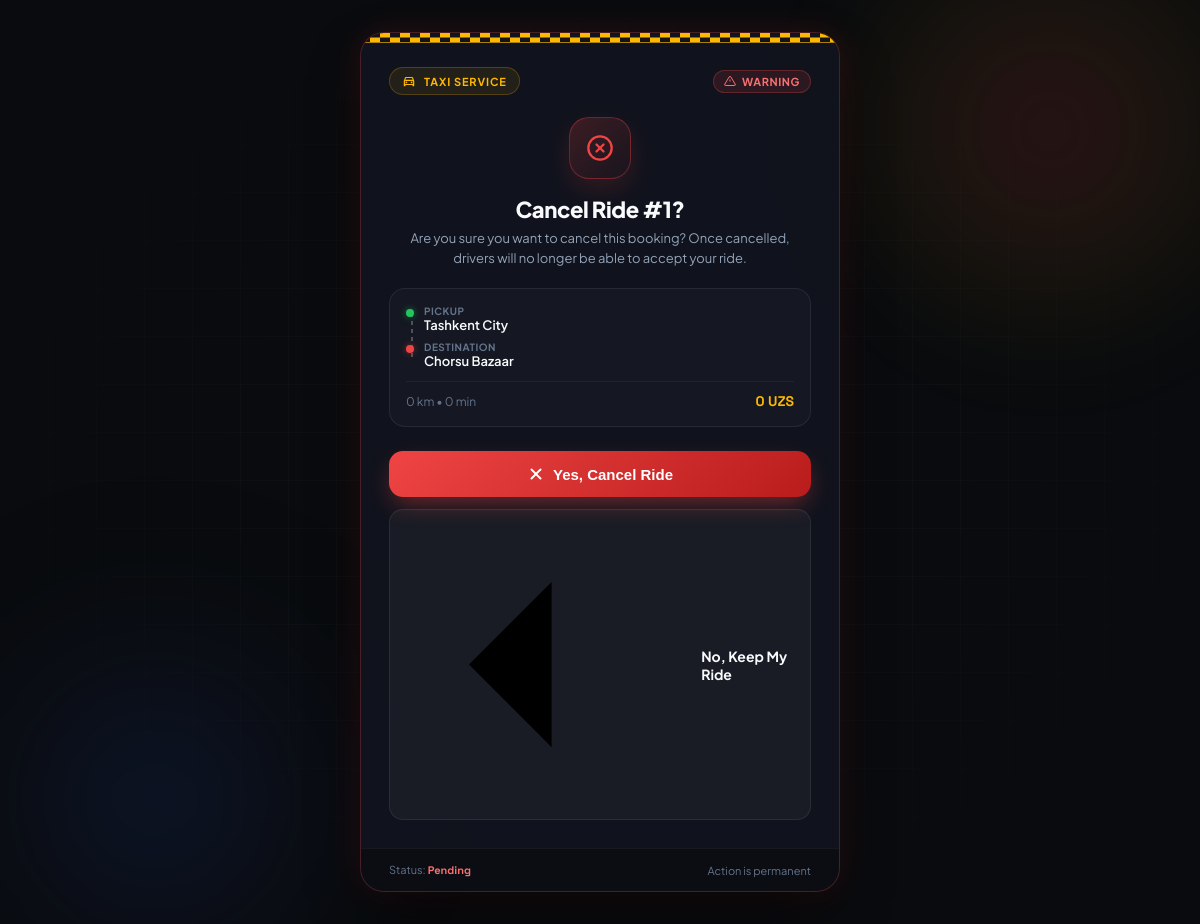
/rides/1/cancel/ (signed in), run on an earlier commit of the app's database.
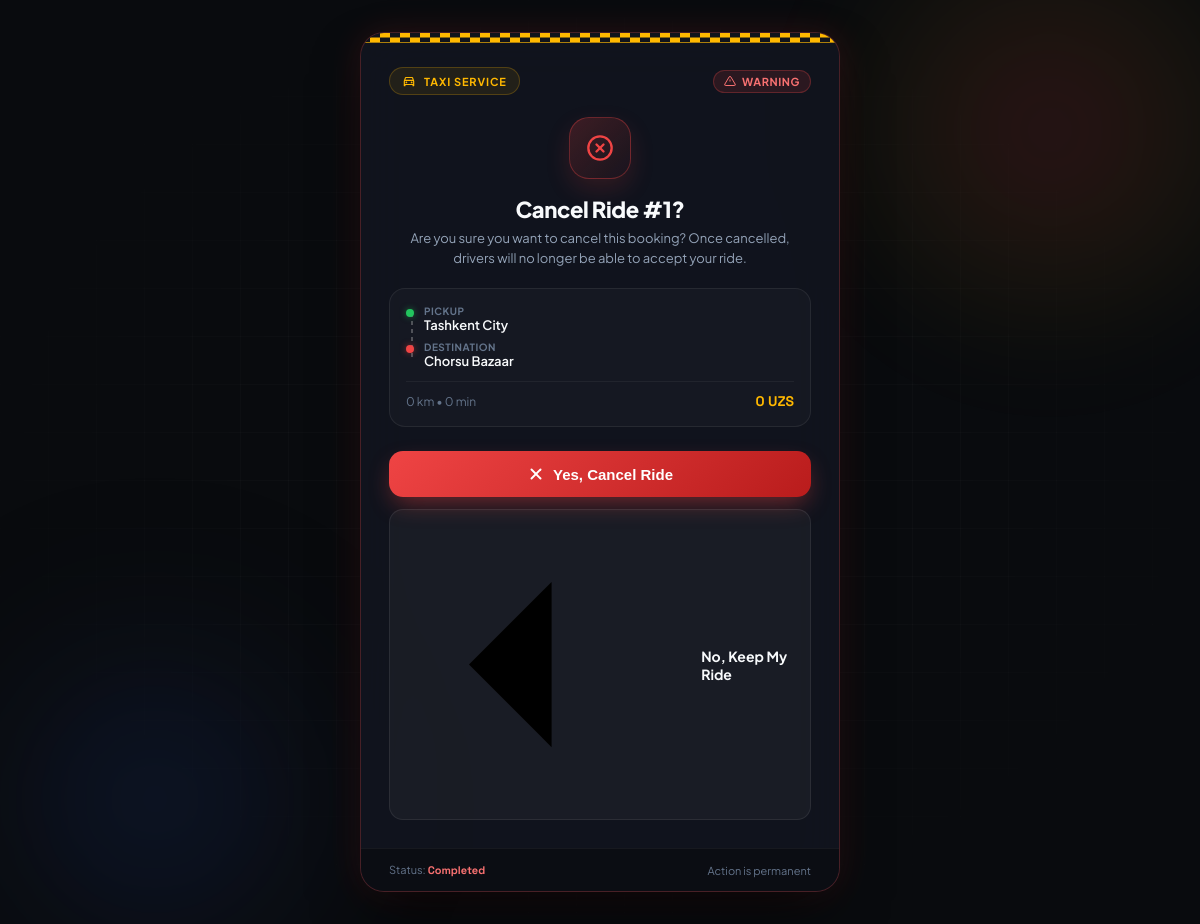
And on a later commit of the database.
### rides/models.py (models this page shows, shortened)
class Ride(models.Model):
    class Status(models.TextChoices):
        PENDING = "pending", "Pending"
        ACCEPTED = "accepted", "Accepted"
        ARRIVED = "arrived", "Driver Arrived"
        IN_PROGRESS = "in_progress", "In Progress"
        COMPLETED = "completed", "Completed"
        CANCELLED = "cancelled", "Cancelled"
    customer = models.ForeignKey(
        Customer,
        on_delete=models.PROTECT,
        related_name="rides"
    )
    driver = models.ForeignKey(
        "drivers.Driver",
        on_delete=models.SET_NULL,
        null=True,
        blank=True,
        related_name="rides"
    )
    pickup_address = models.CharField(max_length=255)
    pickup_latitude = models.FloatField()
    pickup_longitude = models.FloatField()
    destination_address = models.CharField(max_length=255)
    destination_latitude = models.FloatField()
    destination_longitude = models.FloatField()
    distance_km = models.DecimalField(
        max_digits=8,
        decimal_places=2,
        default=0
    )
    duration_minutes = models.DecimalField(
        max_digits=8,
        decimal_places=2,
        default=0
    )
    fare = models.PositiveIntegerField(default=0)
    status = models.CharField(
        max_length=20,
        choices=Status.choices,
        default=Status.PENDING
    )
    created_at = models.DateTimeField(auto_now_add=True)
    updated_at = models.DateTimeField(auto_now=True)

### rides/views.py (the view)
# urls.py: path("<int:ride_id>/cancel/", views.cancel_ride, name="cancel_ride"),
@login_required
def cancel_ride(request, ride_id):
    if request.user.role != "customer":
        return render(request, "rides/access_denied.html")
    ride = get_object_or_404(
        Ride,
        id=ride_id,
        customer=request.user.customer_profile
    )
    if request.method == "POST":
        if ride.status == Ride.Status.PENDING:
            ride.status = Ride.Status.CANCELLED
            ride.save()
        return redirect("ride_detail", ride_id=ride.id)
    return render(request, "rides/cancel_ride.html", {
        "ride": ride
    })

### rides/templates/rides/cancel_ride.html (shortened to what this page needs)
<!DOCTYPE html>
<html lang="en">
<head>
</head>
<body>
    <div class="ambient-grid"></div>
    <main class="cancel-container">
        <div class="cancel-card">
            <div class="taxi-checker-ribbon"></div>
            <div class="card-header-bar">
                <div class="brand-badge">
                    Taxi Service
                </div>
                <div class="caution-chip">
                    <svg viewBox="0 0 24 24" stroke-width="2">
                        <path d="M10.29 3.86L1.82 18a2 2 0 0 0 1.71 3h16.94a2 2 0 0 0 1.71-3L13.71 3.86a2 2 0 0 0-3.42 0z"></path>
                        <line x1="12" y1="9" x2="12" y2="13"></line>
                        <line x1="12" y1="17" x2="12.01" y2="17"></line>
                    </svg>
                    Warning
                </div>
            </div>
            <div class="cancel-hero">
                <div class="alert-icon-wrap">
                    <svg viewBox="0 0 24 24" stroke-width="2" stroke-linecap="round" stroke-linejoin="round">
                        <circle cx="12" cy="12" r="10"></circle>
                        <line x1="15" y1="9" x2="9" y2="15"></line>
                        <line x1="9" y1="9" x2="15" y2="15"></line>
                    </svg>
                </div>
                <h1 class="cancel-title">Cancel Ride #{{ ride.id }}?</h1>
                <p class="cancel-subtitle">
                    Are you sure you want to cancel this booking? Once cancelled, drivers will no longer be able to accept your ride.
                </p>
            </div>
            <div class="trip-preview-card">
                <div class="route-preview">
                    <div class="preview-point">
                        <span class="preview-dot dot-green"></span>
                        <span class="point-tag">Pickup</span>
                        <span class="point-text">{{ ride.pickup_address|default:"Pickup location" }}</span>
                    </div>
                    <div class="preview-point">
                        <span class="preview-dot dot-red"></span>
                        <span class="point-tag">Destination</span>
                        <span class="point-text">{{ ride.destination_address|default:"Destination location" }}</span>
                    </div>
                </div>
                <div class="preview-metrics">
                    <div>
                        {{ ride.distance_km|default:"0" }} km &bull; {{ ride.duration_minutes|default:"0" }} min
                    </div>
                    <div class="preview-fare">
                        {{ ride.fare|default:"0" }} UZS
                    </div>
                </div>
            </div>
            <div class="actions-section">
                <form method="POST">
                    <button type="submit" class="btn-cancel-submit">
                        <svg viewBox="0 0 24 24" stroke-width="2.5" stroke-linecap="round" stroke-linejoin="round">
                            <line x1="18" y1="6" x2="6" y2="18"></line>
                            <line x1="6" y1="6" x2="18" y2="18"></line>
                        </svg>
                        <span>Yes, Cancel Ride</span>
                    </button>
                </form>
                <a href="{% url 'ride_detail' ride.id %}" class="btn-back-safe">
                    <svg viewBox="0 0 24 24" stroke-width="2" stroke-linecap="round" stroke-linejoin="round">
                        <line x1="19" y1="12" x2="5" y2="12"></line>
                        <polyline points="12 19 5 12 12 5"></polyline>
                    </svg>
                    <span>No, Keep My Ride</span>
                </a>
            </div>
            <div class="cancel-footer">
                <div>Status: <span>{{ ride.get_status_display|default:ride.status|title }}</span></div>
                <div>Action is permanent</div>
            </div>
        </div>
    </main>
</body>
</html>

What changed in the data, as far as the page shows it:
changed Ride "Tashkent City": status "Pending" → "Completed"
